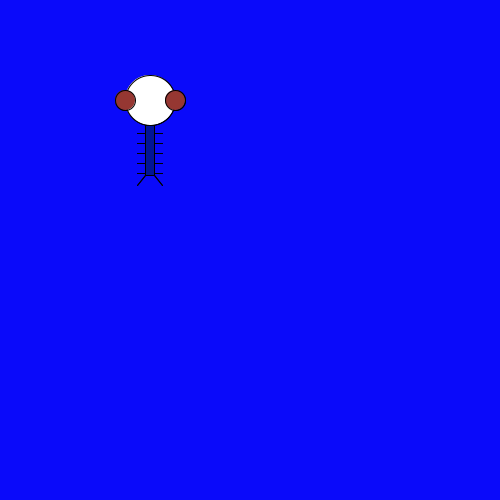
Frame 1 (no input)
Frame 60 (the mouse pressed at the canvas centre just before this capture): identical to frame 1, image omitted
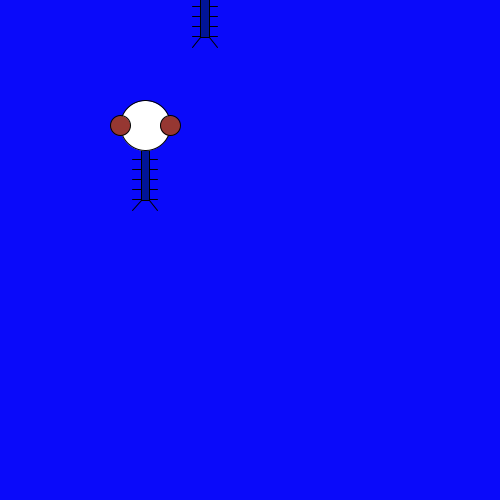
Frame 120 (the mouse held since frame 60 and released just before this capture)

The Processing sketch that drew these frames (run headless with seeded random() and noise(); from frame 60 on, the mouse is pressed at the canvas centre):

// Processing sketch: processing_12644
// ── processing_12644.pde

Zoog zoog;
Zoog zoog2;
  
void setup() {
  size(500,500);
  smooth();
  zoog = new Zoog(150,150,50,50,20, color(50,55,150));
  zoog2 = new Zoog(150,150,50,50,20, color(150,55,50));
}
  
void draw() {
  background(10 , 10, 250);
  // mouseX position determines speed factor
  float factor = constrain(mouseX/10,0,5);
  zoog.jiggle(factor);
  zoog.display();
  zoog2.jiggle(factor);
  zoog2.display();
}
  
class Zoog {
  // Zoog's variables
  float x,y,w,h,eyeSize;
  color eyes;
    
  // Zoog constructor
  Zoog(float tempX, float tempY, float tempW, float tempH, float tempEyeSize, color tempEyes) {
    x = tempX;
    y = tempY;
    w = tempW;
    h = tempH;
    eyeSize = tempEyeSize;
    eyes  = tempEyes;
  }
    
  // Move Zoog
  void jiggle(float speed) {
    // Change the location of Zoog randomly
    x = x + random(-2,2)*speed;
    y = y + random(-5,5)*speed;
    // Constrain Zoog to window
    x = constrain(x,0,width);
    y = constrain(y,0,height);
  }
    
  // Display Zoog
  void display() {
    // Set ellipses and rects to CENTER mode
    ellipseMode(CENTER);
    rectMode(CENTER);
    // Draw Zoog's arms with a for loop
    for (float i = y - h/3; i < y + h/2; i += 10) {
      stroke(0);
      line(x-w/4,i,x + w/4,i);
    }
    // Draw Zoog's body
    stroke(0);
    fill(1,20,150);
    rect(x,y,w/6,h);
    // Draw Zoog's head
    stroke(0);
    fill(255);
    ellipse(x,y-h,w,h);
    // Draw Zoog's eyes
    fill(eyes);
    ellipse(x-w/2,y-h,eyeSize,eyeSize*1);
    ellipse(x + w/2,y - h,eyeSize,eyeSize*1);
    // Draw Zoog's legs
    stroke(0);
    line(x - w/12,y + h/2,x - w/4,y + h/2 + 10);
    line(x + w/12,y + h/2,x + w/4,y + h/2 + 10);
  }
}
// NICKOHOBBS
